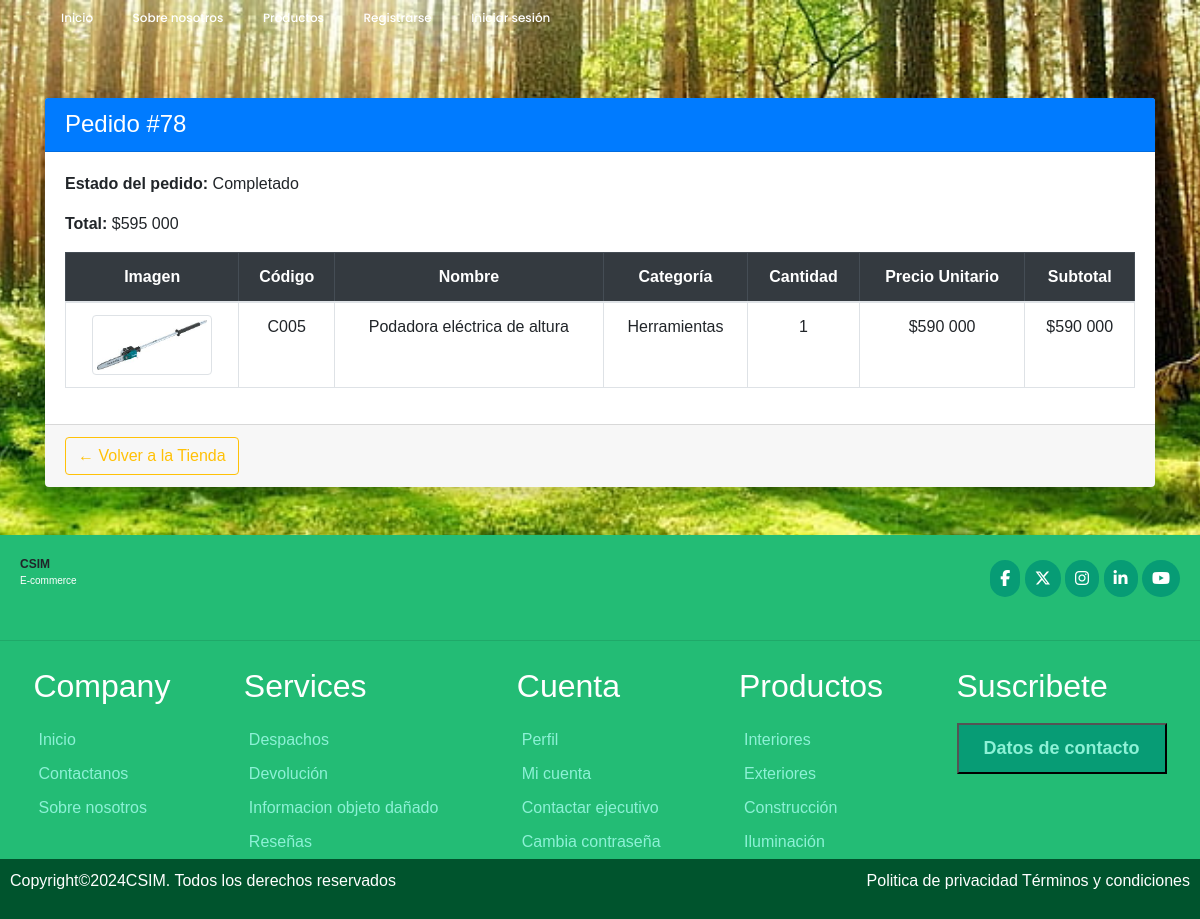
The app's page /detallepedido/78 with its own data.
### ferreteria/models.py (models this page shows, shortened)
class DetallePedido(models.Model):
    id_pedido = models.ForeignKey('Pedido',on_delete=models.CASCADE,blank=True)
    id_detalle_pedido= models.AutoField(primary_key=True)
    id_producto = models.ForeignKey('Producto', on_delete=models.CASCADE)
    cantidad = models.IntegerField()
    subtotal = models.BigIntegerField()

class Pedido(models.Model):
    id_pedido = models.AutoField(primary_key=True)
    user = models.ForeignKey(User, on_delete=models.CASCADE, default=1)
    fecha_compra = models.DateTimeField(auto_now_add=True)
    ESTADOS_PEDIDO = [
        ('creado', 'Creado'),
        ('pendiente', 'Pendiente'),
        ('pagado', 'Pagado'),
        ('rechazado','Pago Rechazado'),
        ('preparando', 'Preparando orden'),
        ('despachado', 'Despachado'),
        ('entregado', 'Entregado'),
    ]
    estado = models.CharField(max_length=20, choices = ESTADOS_PEDIDO, default='creado')
    OPCIONES_ENVIO = [
        ('retiro', 'Retiro en tienda ($0)'),
        ('domicilio', 'Despacho a domicilio ($5.000)'),
    ]
    tipo_envio = models.CharField(max_length=20, choices=OPCIONES_ENVIO,default='retiro')
    TIPO_PAGO = [
        ('transferencia', 'Transferencia'),
        ('tarjeta', 'Tarjeta'),
    ]
    tipo_pago = models.CharField(max_length=20,choices=TIPO_PAGO,default='transferencia')
    total = models.BigIntegerField()
    def __str__(self):
        return str(self.id_pedido)

class Producto(models.Model):
    idProducto = models.CharField(primary_key=True, max_length=5, verbose_name='Id Producto')
    nombre = models.CharField(max_length=50, verbose_name='Nombre del producto')
    descripcion = models.CharField(max_length=400,verbose_name='Descripcion de producto')
    precio = models.IntegerField(null=True, verbose_name='Ingrese precio producto')
    imagen= models.ImageField(upload_to="imagenes", null=True, verbose_name='Imagen')
    stock = models.IntegerField(verbose_name='stock',default=0)
    categoria= models.ForeignKey('Categoria', on_delete=models.CASCADE, verbose_name='Categoria')

class Categoria(models.Model):
    idCategoria = models.IntegerField(primary_key=True, verbose_name='Id Categoria')
    nombreCategoria= models.CharField(max_length=40, verbose_name='Nombre Categoria')
    def __str__(self):
        return self.nombreCategoria

### ferreteria/views.py (the view)
# urls.py: path('detallepedido/<id>', views.detalle_pedidosAdmin, name="detallepedido"),
def detalle_pedidosAdmin(request,id):
    detalles = DetallePedido.objects.filter(id_pedido=id)
    return render (request, 'detallepedido.html', {'detalles':detalles})

### ferreteria/context_processor.py (called while the page is built, shortened)
def total_carrito(request):
    total = 0
    return {'total_carrito':int(total)}

### ferreteria/templates/detallepedido.html (shortened to what this page needs)
{% extends 'base.html' %}
{% load static %}
{% load humanize %}
{% block css %}
<link rel="stylesheet" href="{% static 'css/estilo.css' %}">
{% endblock %}
{% block contenido %}
<div class="container my-5">
    <div class="card shadow border-0">
        <div class="card-header bg-primary text-white">
            <h4 class="mb-0">
                {% if detalles %}
                    Pedido #{{ detalles.0.id_pedido }}
                {% else %}
                    Detalles de tu Pedido
                {% endif %}
            </h4>
        </div>
        <div class="card-body">
            {% if detalles %}
                <div class="mb-3">
                    <p><strong>Estado del pedido:</strong> {{ detalles.0.id_pedido.estado|title }}</p>
                    <p><strong>Total:</strong> ${{ detalles.0.id_pedido.total|intcomma }}</p>
                </div>
            {% elif productos %}
                <div class="mb-3">
                    <p><strong>Fecha:</strong> {{ fecha }}</p>
                    <p><strong>Tipo de envío:</strong> {{ tipo_envio }}</p>
                    <p><strong>Total:</strong> ${{ total|intcomma }}</p>
                </div>
            {% endif %}
            <div class="table-responsive">
                <table class="table table-bordered align-middle text-center">
                    <thead class="table-dark">
                        <tr>
                            <th>Imagen</th>
                            <th>Código</th>
                            <th>Nombre</th>
                            <th>Categoría</th>
                            <th>Cantidad</th>
                            <th>Precio Unitario</th>
                            <th>Subtotal</th>
                        </tr>
                    </thead>
                    <tbody>
                        {% if detalles %}
                            {% for d in detalles %}
                                <tr>
                                    <td><img src="{{ d.id_producto.imagen.url }}" class="img-thumbnail" style="height: 60px;"></td>
                                    <td>{{ d.id_producto.idProducto }}</td>
                                    <td>{{ d.id_producto.nombre }}</td>
                                    <td>{{ d.id_producto.categoria }}</td>
                                    <td>{{ d.cantidad }}</td>
                                    <td>${{ d.id_producto.precio|intcomma }}</td>
                                    <td>${{ d.subtotal|intcomma }}</td>
                                </tr>
                            {% endfor %}
                        {% endif %}
                    </tbody>
                </table>
            </div>
        </div>
        <div class="card-footer text-end">
            <a href="{% url 'tienda' %}" class="btn btn-outline-warning">← Volver a la Tienda</a>
        </div>
    </div>
</div>
{% endblock %}

### ferreteria/static/css/estilo.css (style rules this page uses)
* { margin: 0; padding: 0; box-sizing: border-box; font-family: sans-serif; }
body { font-family: "Poppins", sans-serif; background: url(../img/foto2.jpg) no-repeat center center fixed; background-size: cover; background-position: center; width: 100%; }

### records on screen
DetallePedido: id_pedido.id_pedido "78", id_pedido.estado "Completado", id_pedido.total "595 000", id_producto.imagen (picture), id_producto.idProducto "C005", id_producto.nombre "Podadora eléctrica de altura", id_producto.categoria "Herramientas", cantidad "1", id_producto.precio "590 000", subtotal "590 000"
